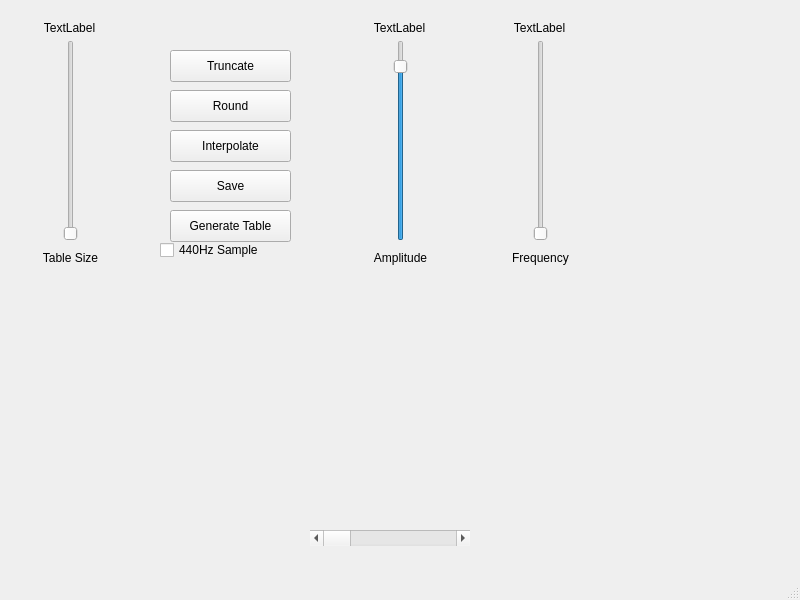
<?xml version="1.0" encoding="UTF-8"?>
<ui version="4.0">
 <class>MainWindow</class>
 <widget class="QMainWindow" name="MainWindow">
  <property name="geometry">
   <rect>
    <x>0</x>
    <y>0</y>
    <width>800</width>
    <height>600</height>
   </rect>
  </property>
  <property name="windowTitle">
   <string>MainWindow</string>
  </property>
  <widget class="QWidget" name="centralwidget">
   <widget class="QSlider" name="verticalSlider_wavetable">
    <property name="geometry">
     <rect>
      <x>60</x>
      <y>40</y>
      <width>22</width>
      <height>201</height>
     </rect>
    </property>
    <property name="minimum">
     <number>16</number>
    </property>
    <property name="maximum">
     <number>128</number>
    </property>
    <property name="pageStep">
     <number>1</number>
    </property>
    <property name="value">
     <number>16</number>
    </property>
    <property name="orientation">
     <enum>Qt::Vertical</enum>
    </property>
   </widget>
   <widget class="QLabel" name="label_tablesizeValue">
    <property name="geometry">
     <rect>
      <x>40</x>
      <y>20</y>
      <width>59</width>
      <height>16</height>
     </rect>
    </property>
    <property name="text">
     <string>TextLabel</string>
    </property>
    <property name="alignment">
     <set>Qt::AlignCenter</set>
    </property>
   </widget>
   <widget class="QPushButton" name="pushButton_generate">
    <property name="geometry">
     <rect>
      <x>170</x>
      <y>210</y>
      <width>121</width>
      <height>32</height>
     </rect>
    </property>
    <property name="text">
     <string>Generate Table</string>
    </property>
   </widget>
   <widget class="QCustomPlot" name="customPlot" native="true">
    <property name="geometry">
     <rect>
      <x>30</x>
      <y>290</y>
      <width>731</width>
      <height>231</height>
     </rect>
    </property>
   </widget>
   <widget class="QPushButton" name="pushButton_save">
    <property name="geometry">
     <rect>
      <x>170</x>
      <y>170</y>
      <width>121</width>
      <height>32</height>
     </rect>
    </property>
    <property name="text">
     <string>Save</string>
    </property>
   </widget>
   <widget class="QPushButton" name="pushButton_truncate">
    <property name="geometry">
     <rect>
      <x>170</x>
      <y>50</y>
      <width>121</width>
      <height>32</height>
     </rect>
    </property>
    <property name="text">
     <string>Truncate</string>
    </property>
   </widget>
   <widget class="QPushButton" name="pushButton_round">
    <property name="geometry">
     <rect>
      <x>170</x>
      <y>90</y>
      <width>121</width>
      <height>32</height>
     </rect>
    </property>
    <property name="text">
     <string>Round</string>
    </property>
   </widget>
   <widget class="QPushButton" name="pushButton_interpolate">
    <property name="geometry">
     <rect>
      <x>170</x>
      <y>130</y>
      <width>121</width>
      <height>32</height>
     </rect>
    </property>
    <property name="text">
     <string>Interpolate</string>
    </property>
   </widget>
   <widget class="QSlider" name="verticalSlider_frequency">
    <property name="geometry">
     <rect>
      <x>530</x>
      <y>40</y>
      <width>22</width>
      <height>201</height>
     </rect>
    </property>
    <property name="minimum">
     <number>220</number>
    </property>
    <property name="maximum">
     <number>880</number>
    </property>
    <property name="singleStep">
     <number>1</number>
    </property>
    <property name="pageStep">
     <number>10</number>
    </property>
    <property name="value">
     <number>220</number>
    </property>
    <property name="sliderPosition">
     <number>220</number>
    </property>
    <property name="orientation">
     <enum>Qt::Vertical</enum>
    </property>
   </widget>
   <widget class="QLabel" name="label_frequencyValue">
    <property name="geometry">
     <rect>
      <x>510</x>
      <y>20</y>
      <width>59</width>
      <height>16</height>
     </rect>
    </property>
    <property name="text">
     <string>TextLabel</string>
    </property>
    <property name="alignment">
     <set>Qt::AlignCenter</set>
    </property>
   </widget>
   <widget class="QLabel" name="label_freq">
    <property name="geometry">
     <rect>
      <x>500</x>
      <y>250</y>
      <width>81</width>
      <height>16</height>
     </rect>
    </property>
    <property name="text">
     <string>Frequency</string>
    </property>
    <property name="alignment">
     <set>Qt::AlignCenter</set>
    </property>
   </widget>
   <widget class="QSlider" name="verticalSlider_amplitude">
    <property name="geometry">
     <rect>
      <x>390</x>
      <y>40</y>
      <width>22</width>
      <height>201</height>
     </rect>
    </property>
    <property name="minimum">
     <number>0</number>
    </property>
    <property name="maximum">
     <number>100</number>
    </property>
    <property name="singleStep">
     <number>1</number>
    </property>
    <property name="pageStep">
     <number>10</number>
    </property>
    <property name="value">
     <number>90</number>
    </property>
    <property name="sliderPosition">
     <number>90</number>
    </property>
    <property name="orientation">
     <enum>Qt::Vertical</enum>
    </property>
   </widget>
   <widget class="QLabel" name="label_amp">
    <property name="geometry">
     <rect>
      <x>360</x>
      <y>250</y>
      <width>81</width>
      <height>16</height>
     </rect>
    </property>
    <property name="text">
     <string>Amplitude</string>
    </property>
    <property name="alignment">
     <set>Qt::AlignCenter</set>
    </property>
   </widget>
   <widget class="QLabel" name="label_amplitudeValue">
    <property name="geometry">
     <rect>
      <x>370</x>
      <y>20</y>
      <width>59</width>
      <height>16</height>
     </rect>
    </property>
    <property name="text">
     <string>TextLabel</string>
    </property>
    <property name="alignment">
     <set>Qt::AlignCenter</set>
    </property>
   </widget>
   <widget class="QScrollBar" name="horizontalScrollBar_zoom">
    <property name="geometry">
     <rect>
      <x>310</x>
      <y>530</y>
      <width>160</width>
      <height>16</height>
     </rect>
    </property>
    <property name="minimum">
     <number>1</number>
    </property>
    <property name="maximum">
     <number>100</number>
    </property>
    <property name="orientation">
     <enum>Qt::Horizontal</enum>
    </property>
   </widget>
   <widget class="QLabel" name="label_sizeTable">
    <property name="geometry">
     <rect>
      <x>30</x>
      <y>250</y>
      <width>81</width>
      <height>16</height>
     </rect>
    </property>
    <property name="text">
     <string>Table Size</string>
    </property>
    <property name="alignment">
     <set>Qt::AlignCenter</set>
    </property>
   </widget>
   <widget class="QCheckBox" name="checkBox_440">
    <property name="geometry">
     <rect>
      <x>160</x>
      <y>240</y>
      <width>131</width>
      <height>20</height>
     </rect>
    </property>
    <property name="text">
     <string>440Hz Sample</string>
    </property>
   </widget>
  </widget>
  <widget class="QMenuBar" name="menubar">
   <property name="geometry">
    <rect>
     <x>0</x>
     <y>0</y>
     <width>800</width>
     <height>22</height>
    </rect>
   </property>
  </widget>
  <widget class="QStatusBar" name="statusbar"/>
 </widget>
 <customwidgets>
  <customwidget>
   <class>QCustomPlot</class>
   <extends>QWidget</extends>
   <header>qcustomplot.h</header>
   <container>1</container>
  </customwidget>
 </customwidgets>
 <resources/>
 <connections/>
</ui>
